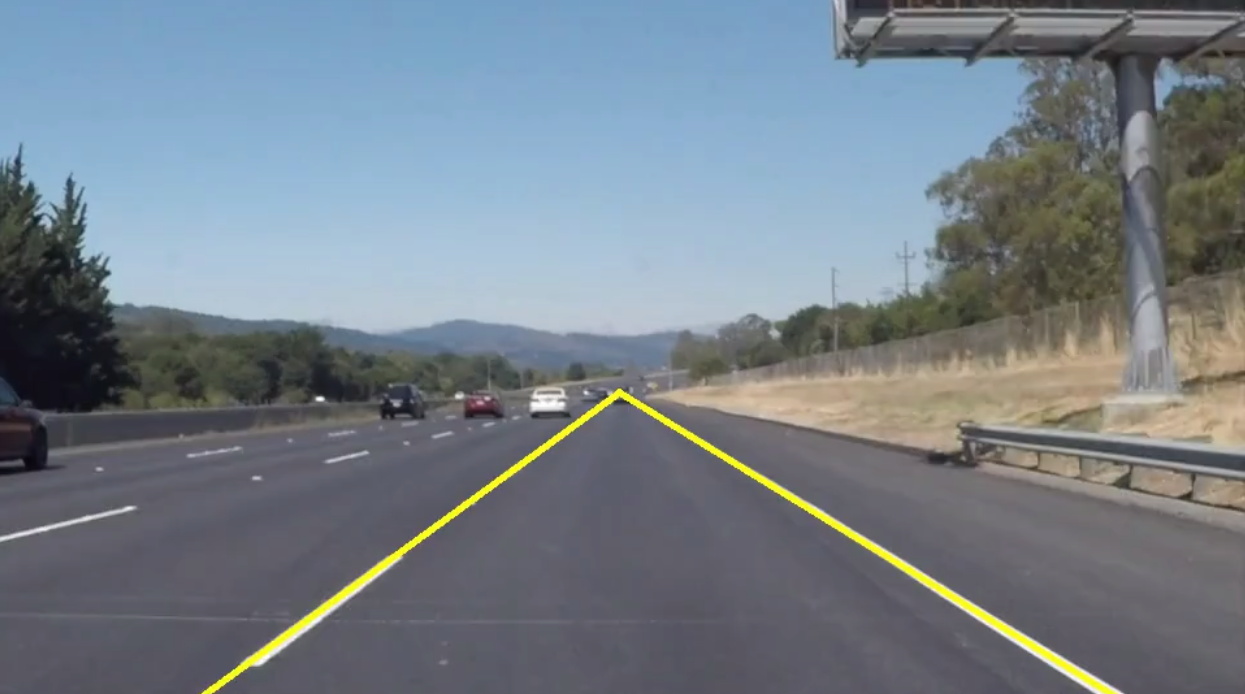
#> input picture mean.png, 1245 x 694 px; its folder holds only this picture in this run
$ python -i linedetector_video.py   (imports and definitions only)
#> lines starting #> are read from the running program, lines starting #| are printed output that depends on the picture; after the words box and inside, x2 and y2 are one past the last pixel; in counts of white or black regions, pixels touching at a corner belong together
#importing some useful packages
import matplotlib.pyplot as plt
import matplotlib.image as mpimg
import numpy as np
import cv2
#%matplotlib inline

import os
# [1 line not run here, left out]

# Import everything needed to edit/save/watch video clips
from moviepy.editor import VideoFileClip
from IPython.display import HTML

def process_image(image):

    # NOTE: The output you return should be a color image (3 channel) for processing video below
    # TODO: put your pipeline here,


    gray = cv2.cvtColor(image,cv2.COLOR_RGB2GRAY)
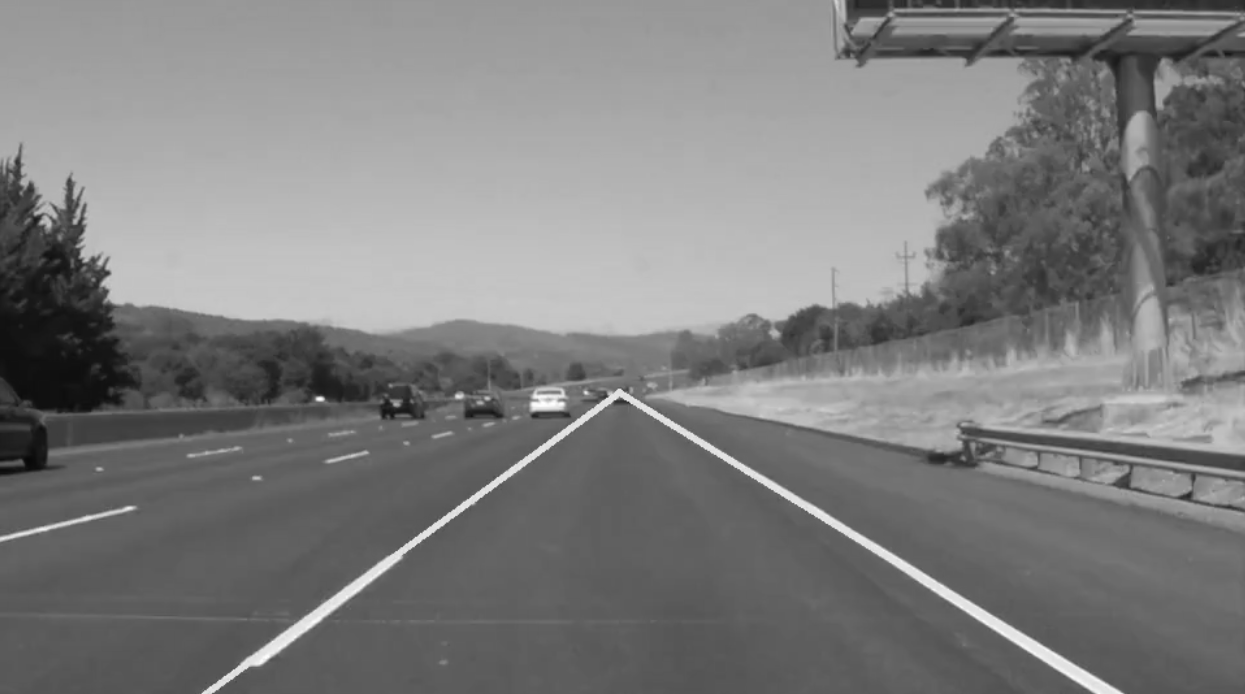
#> gray: shape (694, 1245); min 7, max 255, mean 125.5

    #print('This image is ', type(image), ' with dimensions', image.shape)

    # First, do a gaussian filtering to remove noise
    kernel_size = 9;
    blur_gray = cv2.GaussianBlur(gray,(kernel_size, kernel_size),0)

    # Then, do Canny edge detection
    low_threshold = 50
    high_threshold = 150
    edges = cv2.Canny(blur_gray, low_threshold, high_threshold)
#> edges: shape (694, 1245); 1.1% white in thin lines or dots

    # Next we'll create a masked edges image using cv2.fillPoly()
    mask = np.zeros_like(edges)
    ignore_mask_color = 255

    # This time we are defining a four sided polygon to mask
    imshape = image.shape
#> imshape = (694, 1245, 3)
    vertices = np.array([[(0,imshape[0]),(0, imshape[0]*9/16), (imshape[1], imshape[0]*9/16), (imshape[1],imshape[0])]], dtype=np.int32)
    cv2.fillPoly(mask, vertices, ignore_mask_color)
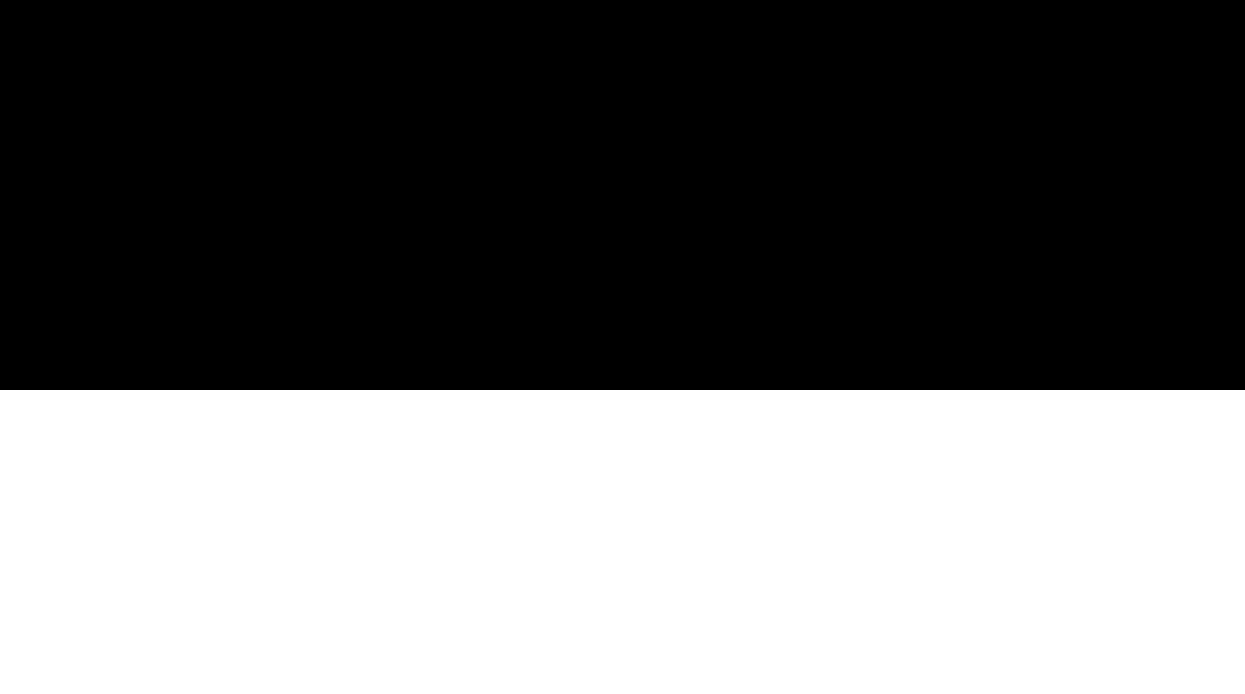
#> mask: shape (694, 1245); 43.8% white; 1 white region, box (x1, y1, x2, y2) and area: (0, 390, 1245, 694) 378480
    edges = cv2.bitwise_and(edges, mask)
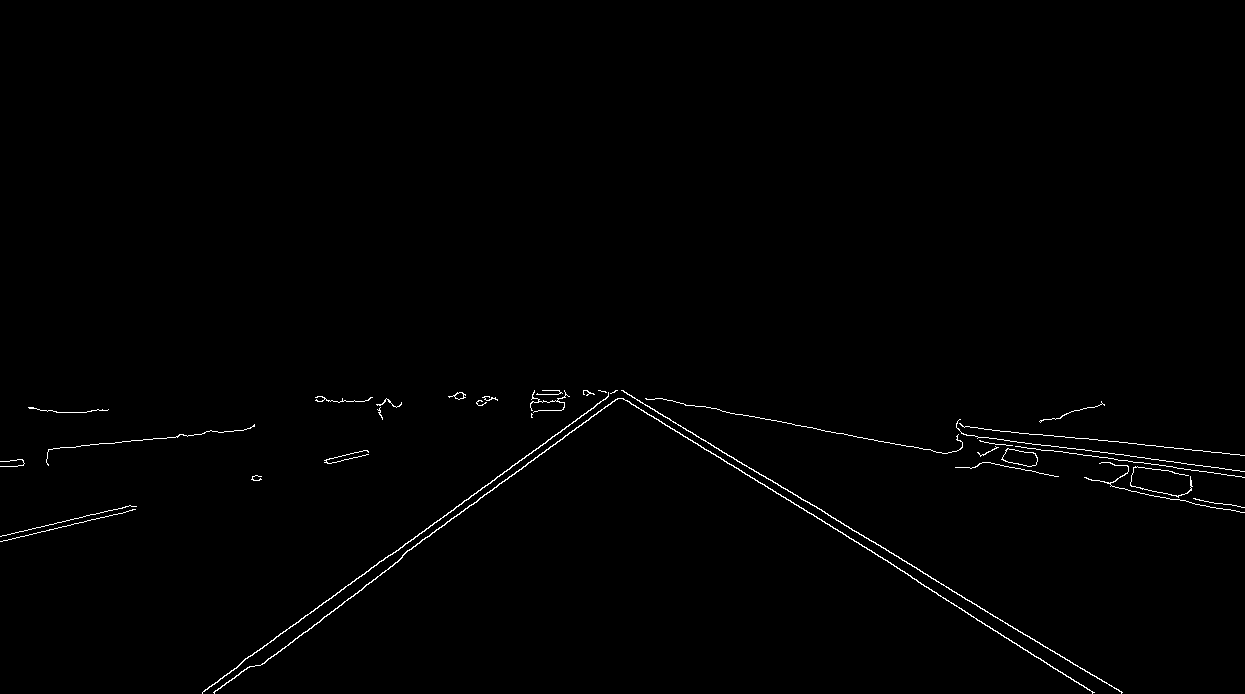
#> edges: shape (694, 1245); 0.71% white in thin lines or dots, all inside (x1, y1, x2, y2) = (0, 390, 1245, 694)

    #plt.imshow(edges)
    #plt.show()

    slope_threshold = 0.5;


    # Define the Hough transform parameters for large lines

    # Make a blank the same size as our image to draw on
    rho = 2 # distance resolution in pixels of the Hough grid
    theta = np.pi/180 # angular resolution in radians of the Hough grid
    threshold = 70    # minimum number of votes (intersections in Hough grid cell)
    min_line_length = 50 #minimum number of pixels making up a line
    max_line_gap = 5    # maximum gap in pixels between connectable line segments
    #line_image = np.copy(image)*0 # creating a blank to draw lines on

    # Run Hough on edge detected image
    # Output "lines" is an array containing endpoints of detected line segments
    lines = cv2.HoughLinesP(edges, rho, theta, threshold, np.array([]),
                            min_line_length, max_line_gap)
#> lines = 26 rows, first 6: [219, 679, 616, 390], [902, 560, 1121, 692], [621, 390, 961, 595], [264, 663, 363, 588], [674, 429, 967, 612], [720, 410, 906, 446]

    # Iterate over the output "lines" and draw lines on a blank image
    #remove detected lines from edges

    image2show = np.copy(image)
    for line in lines:
        for x1,y1,x2,y2 in line:
            slope = (y2-y1)/(x2-x1)
            #print(slope)
            if ( slope > slope_threshold or slope < -slope_threshold):
                cv2.line(image2show,(x1,y1),(x2,y2),(0,0,255),3)
                cv2.line(edges,(x1,y1),(x2,y2),(0,0,0),3)
#> this loop made 26 passes
#> line on passes 1 to 12: [[219, 679, 616, 390]], [[902, 560, 1121, 692]], [[621, 390, 961, 595]], [[264, 663, 363, 588]], [[674, 429, 967, 612]], [[720, 410, 906, 446]], [[912, 578, 1094, 692]], [[405, 552, 617, 398]], [[1049, 435, 1244, 455]], [[107, 443, 204, 433]], [[1004, 440, 1186, 463]], [[402, 555, 619, 398]]
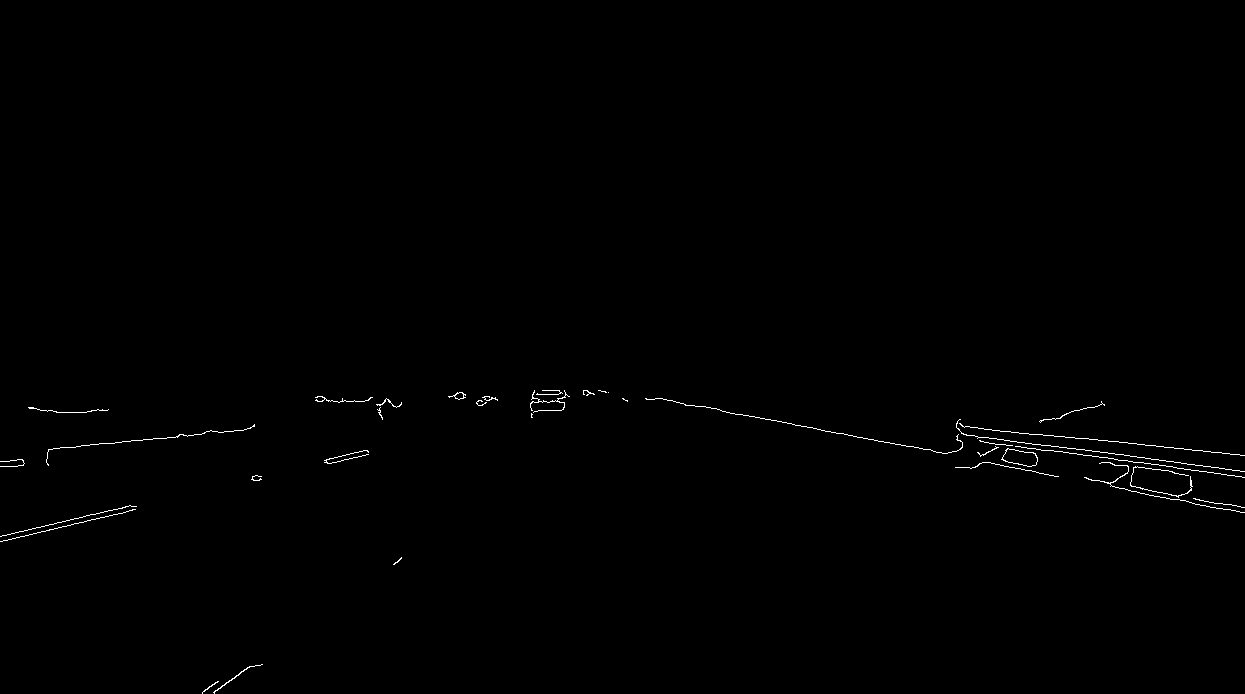
#> edges: shape (694, 1245); 0.39% white in thin lines or dots, all inside (x1, y1, x2, y2) = (0, 390, 1245, 694)
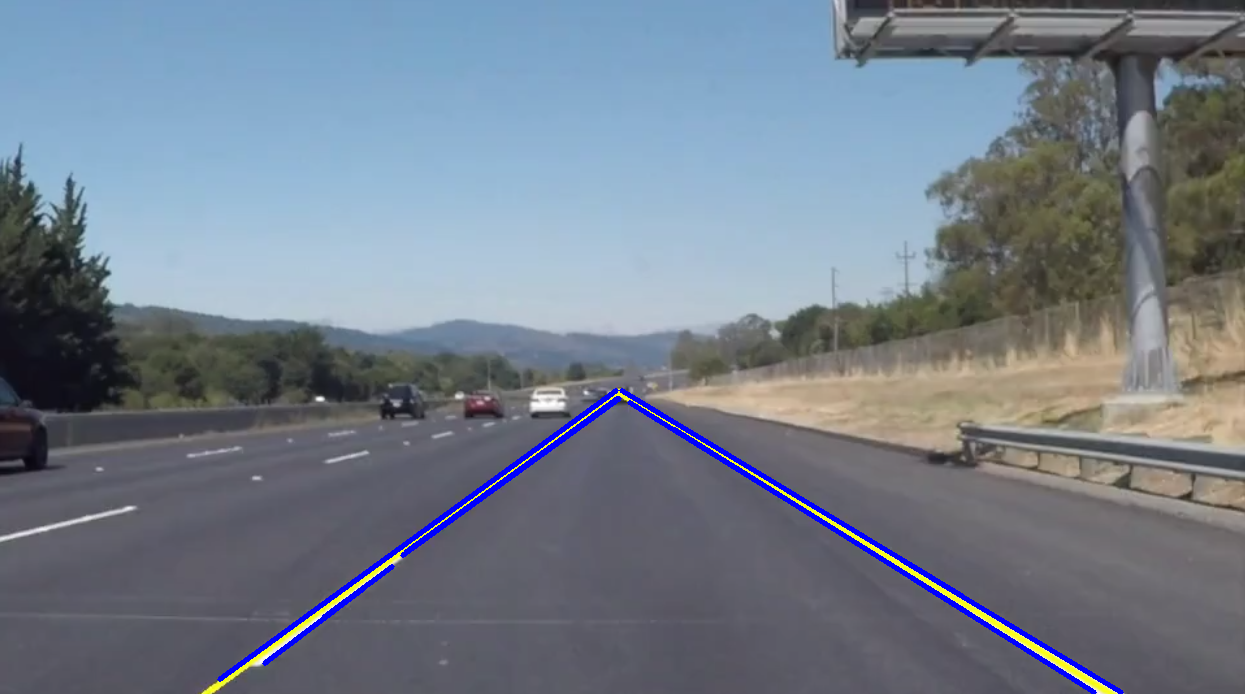
#> image2show: shape (694, 1245, 3); mean R, G, B 115.4, 125.4, 138.2

    # Create a "color" binary image to combine with line image
    #color_edges = np.dstack((edges, edges, edges))


    # Define the Hough transform parameters for dotted lines

    # Make a blank the same size as our image to draw on
    rho = 2 # distance resolution in pixels of the Hough grid
    theta = np.pi/180 # angular resolution in radians of the Hough grid
    threshold = 50    # minimum number of votes (intersections in Hough grid cell)
    min_line_length = 100 #minimum number of pixels making up a line
    max_line_gap = 50    # maximum gap in pixels between connectable line segments
    #line_image = np.copy(image)*0 # creating a blank to draw lines on

    # Run Hough on edge detected image
    # Output "lines" is an array containing endpoints of detected line segments
    lines_dotted = []
    lines_dotted = cv2.HoughLinesP(edges, rho, theta, threshold, np.array([]),
                            min_line_length, max_line_gap)
#> lines_dotted = 21 rows, first 6: [656, 398, 1058, 476], [1083, 449, 1244, 471], [48, 450, 246, 429], [1050, 450, 1244, 477], [1041, 434, 1244, 455], [0, 536, 128, 506]

    # Iterate over the output "lines" and draw lines on a blank image
    if not lines_dotted is None:
        #print(lines_dotted)
        #if true
        for line in lines_dotted:
            for x1,y1,x2,y2 in line:
                slope = (y2-y1)/(x2-x1)
                #print slope
                if ( slope > slope_threshold or slope < -slope_threshold):
                    cv2.line(image2show,(x1,y1),(x2,y2),(0,255,255),3)
#> this loop made 21 passes
#> line on passes 1 to 12: [[656, 398, 1058, 476]], [[1083, 449, 1244, 471]], [[48, 450, 246, 429]], [[1050, 450, 1244, 477]], [[1041, 434, 1244, 455]], [[0, 536, 128, 506]], [[1, 541, 133, 509]], [[449, 397, 608, 392]], [[960, 448, 1110, 483]], [[458, 399, 558, 399]], [[1131, 491, 1235, 510]], [[477, 404, 605, 391]]
    # Create a "color" binary image to combine with line image
    #color_edges = np.dstack((edges, edges, edges))


    # Draw the lines on the edge image
    #lines_edges = cv2.addWeighted(color_edges, 0.8, line_image, 1, 0)
    #plt.imshow(image2show)
    #plt.show()

    # you should return the final output (image where lines are drawn on lanes)
    result = image2show

    return result


white_output = 'test_videos_output/challenge.mp4'
## To speed up the testing process you may want to try your pipeline on a shorter subclip of the video
## To do so add .subclip(start_second,end_second) to the end of the line below
## Where start_second and end_second are integer values representing the start and end of the subclip
## You may also uncomment the following line for a subclip of the first 5 seconds
##clip1 = VideoFileClip("test_videos/solidWhiteRight.mp4").subclip(0,5)
# [1 line that did not run here, left out]
# [1 line that did not run here, left out]
# [1 line not run here, left out]

>>> import cv2
>>> picture = cv2.cvtColor(cv2.imread('mean.png'), cv2.COLOR_BGR2RGB)
>>> result = process_image(picture)
